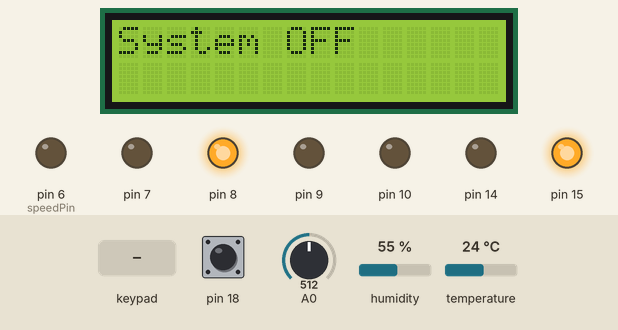
This sketch was run on a simulated Arduino Mega 2560, built with avr-gcc and run on an emulated ATmega2560. Shown: 16×2 character LCD, output pins drawn as LEDs (lit = HIGH). The inputs (shaded band) are chosen by the test bench; at power-on: pin 18 HIGH, A0 = 512, humidity 55 %, temperature 24 °C. The local clock reads 2024-03-15 10:24:30 at power-on unless the sketch sets it; what the sketch prints to the serial monitor is not drawn.

Above: at 1.2 s.
1.3 s: pin 18 pulled LOW for 0.15 s
At 2.6 s:
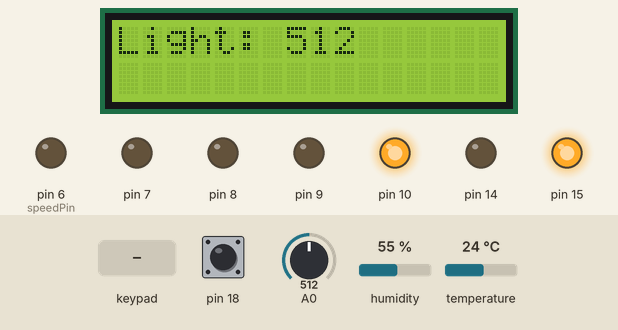
4.4 s: A0 set to 539
At 5.7 s:
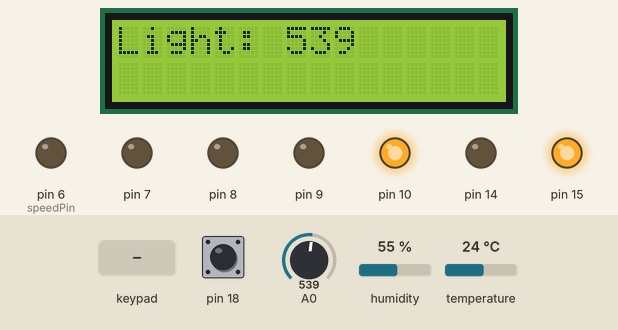
7.4 s: A0 set to 562
At 7.9 s:
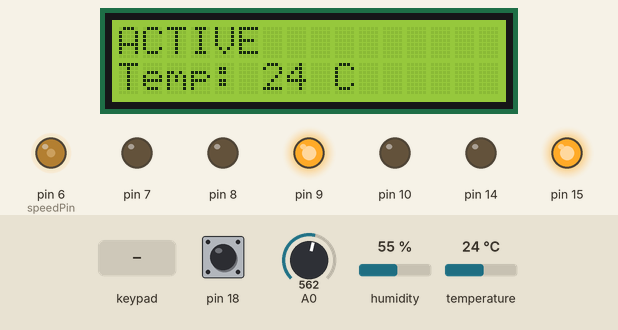
8.9 s: key '1' pressed
At 9.6 s:
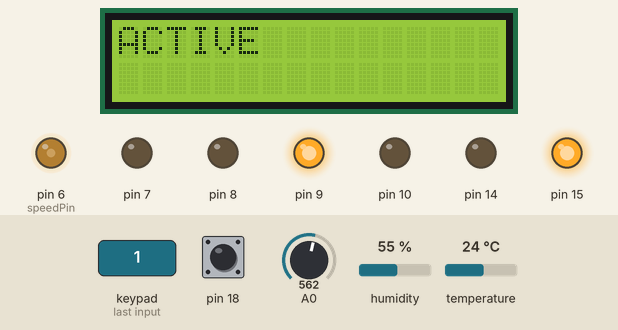
10.4 s: keypad keys 4 0 3 8 3 6 3 4 pressed 0.4 s apart
At 11.4 s:
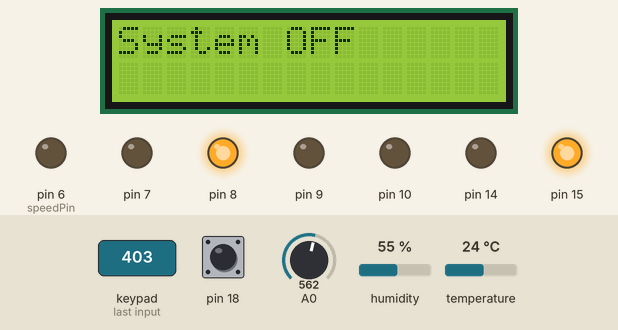
15.1 s: pin 18 pulled LOW for 1 s
At 16.4 s:
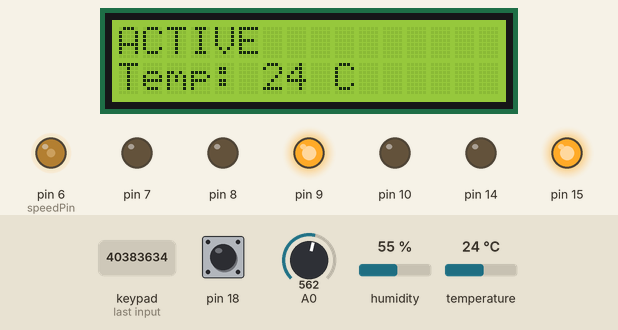
Timing chart, 0 to 18.1 s (numbered marks = the images above; inputs shaded):
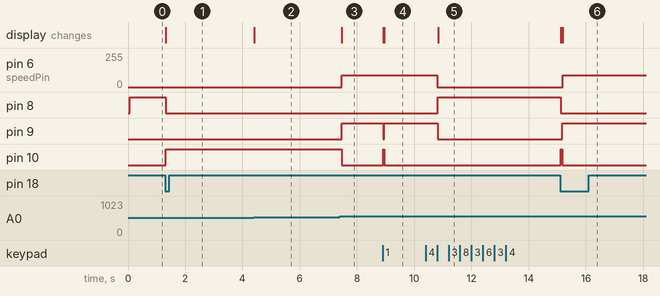

The sketch:

CPE_301_Fan_Project.ino
```cpp
//CPE Final Project: Smart Fan
//Abagail Sheats and Nathaly Naranjo
//Date: 04/20/2026
#define RDA 0x80
#define TBE 0x20
#define DHTPIN 13 // Pin where your sensor is connected
#define DHTTYPE DHT11

#include <LiquidCrystal.h>
#include <Keypad.h>
#include <RTClib.h>
#include <DHT.h>

unsigned char* ddr_b = (unsigned char*) 0x24;
unsigned char* port_b = (unsigned char*) 0x25;
volatile unsigned char* pin_b = (unsigned char*) 0x23;
unsigned char* ddr_h = (unsigned char*) 0x101;
unsigned char* port_h = (unsigned char*) 0x102;
unsigned char* port_j = (unsigned char*) 0x105;
unsigned char* ddr_j = (unsigned char*) 0x104;
unsigned char* port_d = (unsigned char*) 0x2B;
unsigned char* ddr_d = (unsigned char*) 0x2A;

//Millis stuff
unsigned long previousMillis = 0;
const long interval = 2000/*60000*/;

const int ROW_NUM = 4; //four rows
const int COLUMN_NUM = 4; //four columns

//Analog Reading Stuff
volatile unsigned char* my_ADMUX = (unsigned char*) 0x7C;
volatile unsigned char* my_ADCSRB = (unsigned char*) 0x7B;
volatile unsigned char* my_ADCSRA = (unsigned char*) 0x7A;
volatile unsigned int* my_ADC_DATA = (unsigned int*) 0x78;

//Delay Stuff
volatile unsigned char *myTCCR1A = (unsigned char *) 0x80;
volatile unsigned char *myTCCR1B = (unsigned char *) 0x81;
volatile unsigned char *myTCCR1C = (unsigned char *) 0x82;
volatile unsigned char *myTIMSK1 = (unsigned char *) 0x6F;
volatile unsigned int  *myTCNT1  = (unsigned  int *) 0x84;
volatile unsigned char *myTIFR1 =  (unsigned char *) 0x36;

//Serial Stuff
volatile unsigned char *myUCSR0A = (unsigned char *)0x00C0;
volatile unsigned char *myUCSR0B = (unsigned char *)0x00C1;
volatile unsigned char *myUCSR0C = (unsigned char *)0x00C2;
volatile unsigned int  *myUBRR0  = (unsigned int *) 0x00C4;
volatile unsigned char *myUDR0   = (unsigned char *)0x00C6;


volatile byte state = 0;

RTC_DS3231 rtc;
DHT dht(DHTPIN, DHTTYPE);
int speedPin = 6;
//int dir1 = 14;
//int dir2 = 15;
int mSpeed=90;

const int RS = 11, EN = 12, D4 = 2, D5 = 3, D6 = 4, D7 = 5;
LiquidCrystal lcd(RS, EN, D4, D5, D6, D7);

char keys[ROW_NUM][COLUMN_NUM] = {
  {'1','2','3', 'A'},
  {'4','5','6', 'B'},
  {'7','8','9', 'C'},
  {'*','0','#', 'D'}
};

byte pin_rows[ROW_NUM] = {48, 46, 44, 42}; //connect to the row pinouts of the keypad
byte pin_column[COLUMN_NUM] = {40, 38, 36, 34}; //connect to the column pinouts of the keypad

Keypad keypad = Keypad( makeKeymap(keys), pin_rows, pin_column, ROW_NUM, COLUMN_NUM );

bool state_change = false;
int value = 4;

void setup() {
  U0init(9600);
  *ddr_h |= 0x40; //pin 9 ACTIVE GREEN
  *ddr_h |= 0x20; //pin 8 OFF BLUE
  *ddr_h |= 0x10; //pin 7 ERROR RED
  *ddr_b |= 0x10; //pin 10 IDLE YELLOW

  *ddr_b |= 0x80; // pin 13
  *ddr_j |= 0x02; // pin 14
  *ddr_j |= 0x01; // pin 15
  *ddr_h |= 0x08; //pin 6
  //*ddr_d |= 0x02; // pin 20
  //*ddr_d |= 0x01; // pin 21
  *port_j &= 0xFE; //dir1 low
  *port_j |= 0X01; //dir2 high
  *ddr_d &= 0xF7;  // Pin 18 (for button=input)
  *port_d |= 0x08; // Pin 18 (button=input/pullup)

  lcd.begin(16,2);
  dht.begin();
  lcd.setCursor(0,0);


  adc_init();
  rtc.begin();
  rtc.adjust(DateTime(F(__DATE__), F(__TIME__)));

  attachInterrupt(digitalPinToInterrupt(18), off_to_idle, FALLING);
}

void loop() {
  //unsigned long currentMillis = millis();
  DateTime now = rtc.now();

  char key = keypad.getKey();
  if(key == '0'){
    analogWrite(speedPin,0);
    state_change = true;
    state = 0;
  }else if(key == '1'){
    state_change = true;
    state = 1;
  }

  if(state_change){
    ValueADC(now.hour());
    U0putchar(':');
    ValueADC(now.minute());
    U0putchar(':');
    ValueADC(now.second());

    int difference = value-state;
    if(difference == 1){
      U0putchar(' ');
      U0putchar('E');
      U0putchar('R');
      U0putchar('R');
      U0putchar('O');
      U0putchar('R');
      U0putchar(':');
      U0putchar(' ');
      U0putchar('S');
      U0putchar('e');
      U0putchar('n');
      U0putchar('s');
      U0putchar('o');
      U0putchar('r');
      U0putchar(' ');
      U0putchar('O');
      U0putchar('u');
      U0putchar('t');
      U0putchar(' ');
      U0putchar('O');
      U0putchar('f');
      U0putchar(' ');
      U0putchar('R');
      U0putchar('a');
      U0putchar('n');
      U0putchar('g');
      U0putchar('e');
    }else if(difference == 2){
      U0putchar(' ');
      U0putchar('A');
      U0putchar('C');
      U0putchar('T');
      U0putchar('I');
      U0putchar('V');
      U0putchar('E');
      U0putchar(' ');
      U0putchar('S');
      U0putchar('t');
      U0putchar('a');
      U0putchar('t');
      U0putchar('e');
      U0putchar(' ');
      U0putchar('E');
      U0putchar('n');
      U0putchar('t');
      U0putchar('e');
      U0putchar('r');
      U0putchar('e');
      U0putchar('d');
    }else if(difference == 3){
      U0putchar(' ');
      U0putchar('I');
      U0putchar('D');
      U0putchar('L');
      U0putchar('E');
    }else if(difference == 4){
      U0putchar(' ');
      U0putchar('S');
      U0putchar('y');
      U0putchar('s');
      U0putchar('t');
      U0putchar('e');
      U0putchar('m');
      U0putchar(' ');
      U0putchar('O');
      U0putchar('F');
      U0putchar('F');
    }
    else if(difference==-1){
      U0putchar(' ');
      U0putchar('F');
      U0putchar('a');
      U0putchar('n');
      U0putchar(' ');
      U0putchar('O');
      U0putchar('n');
    }
    U0putchar('\n');
    state_change = false;
  }

  if(state == 0){ //OFF STATE
    *port_h |= 0x20; //blue HIGH
    *port_h &= 0xEF; // red LOW
    *port_h &= 0xBF; // green LOW
    *port_b &= 0xEF; // yellow LOW
    lcd.clear();
    lcd.setCursor(0,0);
    lcd.print("System OFF");
  }
  else if(state == 1){ //IDLE STATE
    unsigned int photoValue = adc_read(0);
    *port_h &= 0xDF; //blue LOW
    *port_h &= 0xEF; // red LOW
    *port_h &= 0xBF; // green LOW
    *port_b |= 0x10; // yellow HIGH
    lcd.clear();
    lcd.setCursor(0,0);
    lcd.print("Light: ");
    lcd.print(photoValue); //if over 550

    if(photoValue > 550){
      state = 2;
      state_change = true;
    }

  }
  else if(state == 2){//ACTIVE
    unsigned long currentMillis = millis();
    lcd.clear();
    lcd.setCursor(0,0);
    lcd.print("ACTIVE");

    int temperature = dht.readTemperature();
    //Activating fan, light, and lcd because we had correct temp reading
    *port_h |= 0x40;//green high
    *port_h &= 0xEF;//red low
    *port_h &= 0xDF;//blue low
    *port_b &= 0xEF;//yellow low

    if(isnan(temperature)){
      analogWrite(speedPin,0);
      //*port_h &= 0xBF; ; //Light is off because it didn't detect temperature
      return;
    }
    if(currentMillis-previousMillis >= interval){
      previousMillis = currentMillis;
      lcd.setCursor(0,1);
      lcd.print("Temp: ");
      lcd.print(temperature);
      lcd.print(" C");
    }

    //fan logic

    if(temperature < 15.6){
      state = 3;
      state_change = true;
    }

    else if(temperature >=15.6 && temperature < 26.67){
      analogWrite(speedPin,90);
      state=5;
      state_change = true;
    }
    else if(temperature >= 26.67 && temperature < 32.22 ){
      analogWrite(speedPin, 150);
      state=5;
      state_change = true;
    }
    else if(temperature >= 32.22){
      analogWrite(speedPin, 255);
      state=5;
      state_change = true;
    }
  }
  else if(state == 3){//ERROR
    analogWrite(speedPin,0);
    *port_h |= 0x10; //red high
    *port_h &= 0xBF;//green low
    *port_b &= 0xEF;//yellow low
    *port_h &= 0xDF; //blue low
    lcd.clear();
    lcd.setCursor(0,0);
    lcd.print("ERROR:" );
    lcd.setCursor(0,1);
    lcd.print("Sensor Fault");

  }

  my_delay(150);
}

//analog read
void adc_init() {
  *my_ADCSRA |= 0b10000000;
  *my_ADCSRA &= 0b11011111;
  *my_ADCSRA &= 0b11110111;
  *my_ADCSRA &= 0b11111000;
  *my_ADCSRB &= 0b11110111;
  *my_ADCSRB &= 0b11111000;
  *my_ADMUX &= 0b01111111;
  *my_ADMUX |= 0b01000000;
  *my_ADMUX &= 0b11011111;
  *my_ADMUX &= 0b11100000;
}

unsigned int adc_read(unsigned char adc_channel_num){
  *my_ADMUX &= 0b11100000;
  *my_ADCSRB &= 0b11110111;
  *my_ADCSRA |= 0b01000000;
  while((*my_ADCSRA & 0x40) != 0);
  unsigned int val = *my_ADC_DATA;
  return val;
}

//interrupt
void off_to_idle(){
  state = 1;
  state_change = true;
}

//delay
void my_delay(unsigned int freq){
  double period = 1.0/double(freq);
  double half_period = period/2;
  double clk_period = 0.0000000625;
  unsigned int ticks = half_period/clk_period;
  *myTCCR1B &= 0xF8;
  *myTCNT1 = (unsigned int)(65536 - ticks);
  *myTCCR1A = 0x0;
  *myTCCR1B |= 0x01;
  while((*myTIFR1 & 0x01)==0);
  *myTCCR1B &= 0xF8;
  *myTIFR1 |= 0x01;
}

//Serial Stuff
void U0init(int U0baud)
{
 unsigned long FCPU = 16000000;
 unsigned int tbaud;
 tbaud = (FCPU / 16 / U0baud - 1);
 // Same as (FCPU / (16 * U0baud)) - 1;
 *myUCSR0A = 0x20;
 *myUCSR0B = 0x18;
 *myUCSR0C = 0x06;
 *myUBRR0  = tbaud;
}
unsigned char U0kbhit()
{
  return *myUCSR0A & RDA;
}
unsigned char U0getchar()
{
  return *myUDR0;
}
void U0putchar(unsigned char U0pdata)
{
  while((*myUCSR0A & TBE)==0);
  *myUDR0 = U0pdata;
}

void ValueADC(unsigned int num){
  unsigned hunds,ten,one;
  //hunds = num/100;
  ten = (num%100)/10;
  one = num%10;
  //U0putchar(hunds + '0');
  U0putchar(ten + '0');
  U0putchar(one + '0');
}
```

Measured:
- the behaviour switches between 550 and 551 on A0 (found by bisection; images 2 and 3)
- after the input at 1.3 s, pin 8: HIGH → LOW at once; pin 10: LOW → HIGH at once; the display: changes at once (image 1)
- after the input at 4.4 s, the display: changes at once (image 2)
- after the input at 7.4 s, pin 6 (speedPin): 0/255 → 90/255 after 0.07 s; pin 9: LOW → HIGH after 0.07 s; pin 10: HIGH → LOW after 0.07 s; the display: changes after 0.08 s (image 3)
- after the input at 8.9 s, pin 9: HIGH → LOW at once, → HIGH 0.04 s later; pin 10: LOW → HIGH at once, → LOW 0.04 s later; the display: first changes at once (image 4 shows a later state)
- after the input at 10.4 s, pin 6 (speedPin): 90/255 → 0/255 after 0.41 s; pin 8: LOW → HIGH after 0.43 s; pin 9: HIGH → LOW after 0.43 s; the display: changes after 0.44 s (image 5)
- after the input at 15.1 s, pin 6 (speedPin): 0/255 → 90/255 after 0.08 s; pin 8: HIGH → LOW at once; pin 9: LOW → HIGH after 0.08 s; pin 10: LOW → HIGH at once, → LOW 0.06 s later; the display: first changes at once (image 6 shows a later state)
